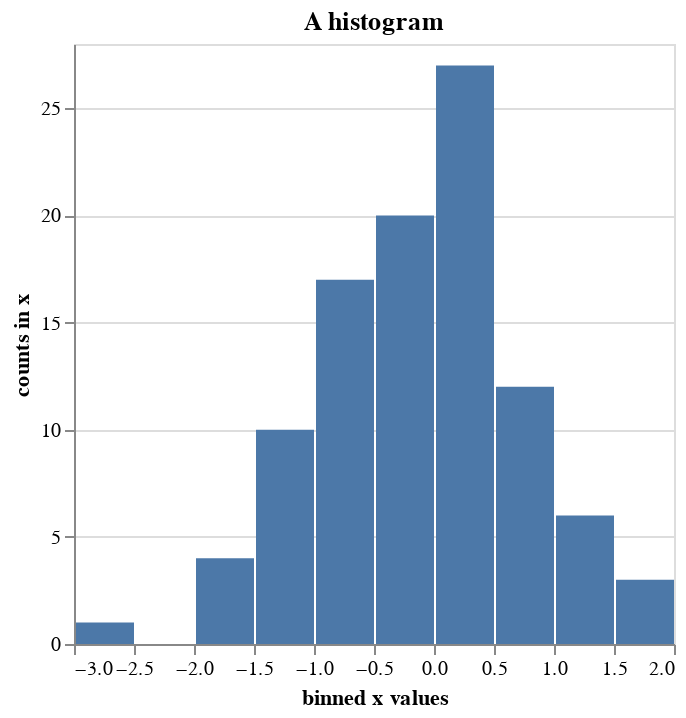

Notebook code cell kept with this figure:
### Markdown cell above
Likewise, we can set the ``title`` property of the chart within the chart properties:

### Code cell
alt.Chart(data).mark_bar().encode(
    x=alt.X('x', bin=True, title='binned x values'),
    y=alt.Y('count()', title='counts in x')
).properties(
    title='A histogram'
)

### Figure 1 — Vega-Lite specification as saved in the notebook (floating-point values rounded to 4 significant figures)
{"config": {"view": {"continuousWidth": 300, "continuousHeight": 300}}, "data": {"name": "data-e0cda257d33f42fdbc24a0696afd76df"}, "mark": {"type": "bar"}, "encoding": {"x": {"bin": true, "field": "x", "title": "binned x values", "type": "quantitative"}, "y": {"aggregate": "count", "title": "counts in x", "type": "quantitative"}}, "title": "A histogram", "$schema": "https://vega.github.io/schema/vega-lite/v5.16.3.json", "datasets": {"data-e0cda257d33f42fdbc24a0696afd76df": [{"x": 0.4967, "y": -0.1383}, {"x": 0.6477, "y": 1.523}, {"x": -0.2342, "y": -0.2341}, {"x": 1.579, "y": 0.7674}, {"x": -0.4695, "y": 0.5426}, {"x": -0.4634, "y": -0.4657}, {"x": 0.242, "y": -1.913}, {"x": -1.725, "y": -0.5623}, {"x": -1.013, "y": 0.3142}, {"x": -0.908, "y": -1.412}, {"x": 1.466, "y": -0.2258}, {"x": 0.06753, "y": -1.425}, {"x": -0.5444, "y": 0.1109}, {"x": -1.151, "y": 0.3757}, {"x": -0.6006, "y": -0.2917}, {"x": -0.6017, "y": 1.852}, {"x": -0.0135, "y": -1.058}, {"x": 0.8225, "y": -1.221}, {"x": 0.2089, "y": -1.96}, {"x": -1.328, "y": 0.1969}, {"x": 0.7385, "y": 0.1714}, {"x": -0.1156, "y": -0.3011}, {"x": -1.479, "y": -0.7198}, {"x": -0.4606, "y": 1.057}, {"x": 0.3436, "y": -1.763}, {"x": 0.3241, "y": -0.3851}, {"x": -0.6769, "y": 0.6117}, {"x": 1.031, "y": 0.9313}, {"x": -0.8392, "y": -0.3092}, {"x": 0.3313, "y": 0.9755}, {"x": -0.4792, "y": -0.1857}, {"x": -1.106, "y": -1.196}, {"x": 0.8125, "y": 1.356}, {"x": -0.07201, "y": 1.004}, {"x": 0.3616, "y": -0.6451}, {"x": 0.3614, "y": 1.538}, {"x": -0.03583, "y": 1.565}, {"x": -2.62, "y": 0.8219}, {"x": 0.08705, "y": -0.299}, {"x": 0.09176, "y": -1.988}, {"x": -0.2197, "y": 0.3571}, {"x": 1.478, "y": -0.5183}, {"x": -0.8085, "y": -0.5018}, {"x": 0.9154, "y": 0.3288}, {"x": -0.5298, "y": 0.5133}, {"x": 0.09708, "y": 0.9686}, {"x": -0.7021, "y": -0.3277}, {"x": -0.3921, "y": -1.464}, {"x": 0.2961, "y": 0.2611}, {"x": 0.005113, "y": -0.2346}, {"x": -1.415, "y": -0.4206}, {"x": -0.3427, "y": -0.8023}, {"x": -0.1613, "y": 0.4041}, {"x": 1.886, "y": 0.1746}, {"x": 0.2576, "y": -0.07445}, {"x": -1.919, "y": -0.02651}, {"x": 0.06023, "y": 2.463}, {"x": -0.1924, "y": 0.3015}, {"x": -0.03471, "y": -1.169}, {"x": 1.143, "y": 0.7519}, {"x": 0.791, "y": -0.9094}, {"x": 1.403, "y": -1.402}, {"x": 0.5869, "y": 2.19}, {"x": -0.9905, "y": -0.5663}, {"x": 0.09965, "y": -0.5035}, {"x": -1.551, "y": 0.06856}, {"x": -1.062, "y": 0.4736}, {"x": -0.9194, "y": 1.55}, {"x": -0.7833, "y": -0.3221}, {"x": 0.8135, "y": -1.231}, {"x": 0.2275, "y": 1.307}, {"x": -1.607, "y": 0.1846}, {"x": 0.2599, "y": 0.7818}, {"x": -1.237, "y": -1.32}, {"x": 0.5219, "y": 0.297}, {"x": 0.2505, "y": 0.3464}, {"x": -0.68, "y": 0.2323}, {"x": 0.2931, "y": -0.7144}, {"x": 1.866, "y": 0.4738}, {"x": -1.191, "y": 0.6566}, {"x": -0.9747, "y": 0.7871}, {"x": 1.159, "y": -0.8207}, {"x": 0.9634, "y": 0.4128}, {"x": 0.8221, "y": 1.897}, {"x": -0.2454, "y": -0.7537}, {"x": -0.8895, "y": -0.8158}, {"x": -0.0771, "y": 0.3412}, {"x": 0.2767, "y": 0.8272}, {"x": 0.013, "y": 1.454}, {"x": -0.2647, "y": 2.72}, {"x": 0.6257, "y": -0.8572}, {"x": -1.071, "y": 0.4825}, {"x": -0.2235, "y": 0.714}, {"x": 0.4732, "y": -0.07283}, {"x": -0.8468, "y": -1.515}, {"x": -0.4465, "y": 0.8564}, {"x": 0.2141, "y": -1.246}, {"x": 0.1732, "y": 0.3853}, {"x": -0.8839, "y": 0.1537}, {"x": 0.05821, "y": -1.143}]}}
